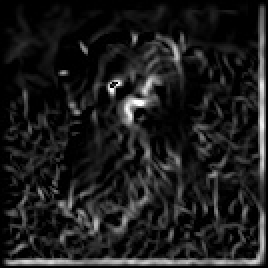
#> input picture combine/images/Prewitt.jpg, 134 x 134 px (shown 2 times larger)
$ python -i Hough.py   (imports and definitions only)
#> lines starting #> are read from the running program, lines starting #| are printed output that depends on the picture
#> further down, picture is the input picture: shape (134, 134, 3); min 0, max 255, mean 28.8
import math

import cv2
import numpy as np


# [83 lines left out: functions hough_peaks, hough_lines_draw, not called in this run]


def line_detection(source: np.ndarray):
    """

    :param source:
    :return:
    """
    img = cv2.cvtColor(source, cv2.COLOR_BGR2GRAY)
    img = cv2.GaussianBlur(img, (5, 5), 1.5)
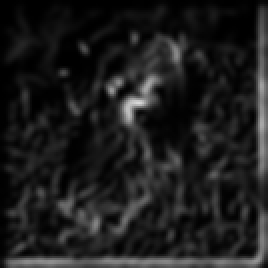
#> img: shape (134, 134) (shown 2 times larger); min 0, max 217, mean 29.3
    img = cv2.Canny(img, 100, 200)
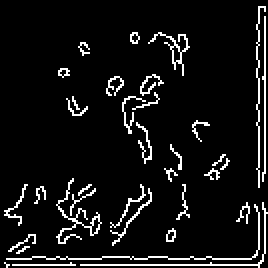
#> img: shape (134, 134) (shown 2 times larger); 7.5% white in thin lines or dots

    # Rho and Theta ranges
    thetas = np.deg2rad(np.arange(-90.0, 90.0))
    width, height = img.shape
#> width = 134; height = 134
    diag_len = math.ceil(np.sqrt(np.square(width) + np.square(height)))  # max_dist
#> diag_len = 190
    rhos = np.linspace(-diag_len, diag_len, diag_len * 2)
#> rhos = 380 values from -190 to 190

    # Cache some resuable values
    cos_t = np.cos(thetas)
    sin_t = np.sin(thetas)
    num_thetas = len(thetas)

    # Hough accumulator array of theta vs rho
    accumulator = np.zeros((2 * diag_len, num_thetas), dtype=np.uint64)
    y_idxs, x_idxs = np.nonzero(img)  # (row, col) indexes to edges
#> y_idxs = 1343 values from 3 to 133; x_idxs = 1343 values, max 133 at index 826, min 2 at index 793, mean 74.81

    # Vote in the hough accumulator
    for i in range(len(x_idxs)):
        x = x_idxs[i]
        y = y_idxs[i]

        for t_idx in range(num_thetas):
            # Calculate rho. diag_len is added for a positive index
            rho = int(round(x * cos_t[t_idx] + y * sin_t[t_idx]) + diag_len)
            accumulator[rho, t_idx] += 1
#> this loop made 1343 passes
#> (x, y) on passes 1 to 3: (129, 3), (130, 3), (131, 3)
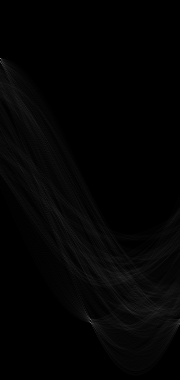
#> accumulator: shape (380, 180) uint64; min 0, max 124, mean 3.5

    return accumulator, rhos, thetas


# [99 lines left out: functions hough_lines, detectCircles, displayCircles, hough_circles, not called in this run]

>>> import cv2
>>> picture = cv2.imread('images/Prewitt.jpg')
>>> result = line_detection(picture)
